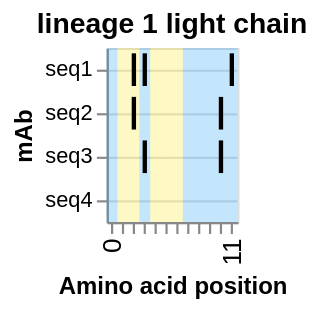

The specification (Vega-Lite) saved for this image:
### Vega-Lite specification from a JSON file in a GitHub repository (floating-point values rounded to 4 significant figures)
{"config": {"view": {"continuousWidth": 400, "continuousHeight": 300}}, "layer": [{"data": {"name": "data-638b040a212845bb1b8796f80898801f"}, "mark": {"type": "rect", "color": "#169cf5", "opacity": 0.25}, "encoding": {"x": {"type": "ordinal", "field": "position"}}, "width": {"step": 5}}, {"data": {"name": "data-2f919e7dfc55b766487174369333eaec"}, "mark": {"type": "rect", "color": "#f5e216", "opacity": 0.25}, "encoding": {"x": {"type": "ordinal", "field": "position"}}, "width": {"step": 5}}, {"data": {"name": "data-3ec72f5f47483f43a2c381b8a7082a89"}, "mark": {"type": "tick", "opacity": 1, "thickness": 2}, "encoding": {"color": {"type": "nominal", "field": "real_mut", "legend": null, "scale": {"domain": [true, false], "range": ["black", "transparent"]}}, "x": {"type": "ordinal", "axis": {"grid": false, "labelFontSize": 12, "labelOverlap": "parity", "labelSeparation": 10}, "field": "position", "title": "Amino acid position"}, "y": {"type": "nominal", "axis": {"grid": true, "labels": true, "orient": "left", "title": "mAb"}, "field": "seq_id", "sort": ["seq1", "seq2", "seq3", "seq4"], "title": "sequence"}}, "title": "lineage 1 light chain", "width": {"step": 5}}], "$schema": "https://vega.github.io/schema/vega-lite/v5.json", "datasets": {"data-638b040a212845bb1b8796f80898801f": [{"type": "naive", "index": 0, "seq_id": "seq1", "position": 0, "mut_from": "A", "mut_to": "A", "region": "Framework", "framework": true, "radical": false, "real_mut": false}, {"type": "naive", "index": 0, "seq_id": "seq1", "position": 3, "mut_from": "T", "mut_to": "G", "region": "Framework", "framework": true, "radical": false, "real_mut": true}, {"type": "naive", "index": 0, "seq_id": "seq1", "position": 7, "mut_from": "G", "mut_to": "G", "region": "Framework", "framework": true, "radical": false, "real_mut": false}, {"type": "naive", "index": 0, "seq_id": "seq1", "position": 8, "mut_from": "A", "mut_to": "A", "region": "Framework", "framework": true, "radical": false, "real_mut": false}, {"type": "naive", "index": 0, "seq_id": "seq1", "position": 9, "mut_from": "T", "mut_to": "T", "region": "Framework", "framework": true, "radical": false, "real_mut": false}, {"type": "naive", "index": 0, "seq_id": "seq1", "position": 10, "mut_from": "C", "mut_to": "C", "region": "Framework", "framework": true, "radical": false, "real_mut": false}, {"type": "naive", "index": 0, "seq_id": "seq1", "position": 11, "mut_from": "A", "mut_to": "G", "region": "Framework", "framework": true, "radical": false, "real_mut": true}], "data-2f919e7dfc55b766487174369333eaec": [{"type": "naive", "index": 0, "seq_id": "seq1", "position": 1, "mut_from": "T", "mut_to": "T", "region": "CDR", "framework": false, "radical": false, "real_mut": false}, {"type": "naive", "index": 0, "seq_id": "seq1", "position": 2, "mut_from": "T", "mut_to": "C", "region": "CDR", "framework": false, "radical": true, "real_mut": true}, {"type": "naive", "index": 0, "seq_id": "seq1", "position": 4, "mut_from": "A", "mut_to": "A", "region": "CDR", "framework": false, "radical": false, "real_mut": false}, {"type": "naive", "index": 0, "seq_id": "seq1", "position": 5, "mut_from": "T", "mut_to": "T", "region": "CDR", "framework": false, "radical": false, "real_mut": false}, {"type": "naive", "index": 0, "seq_id": "seq1", "position": 6, "mut_from": "C", "mut_to": "C", "region": "CDR", "framework": false, "radical": false, "real_mut": false}], "data-3ec72f5f47483f43a2c381b8a7082a89": [{"type": "naive", "index": 0, "seq_id": "seq1", "position": 0, "mut_from": "A", "mut_to": "A", "region": "Framework", "framework": true, "radical": false, "real_mut": false}, {"type": "naive", "index": 0, "seq_id": "seq1", "position": 1, "mut_from": "T", "mut_to": "T", "region": "CDR", "framework": false, "radical": false, "real_mut": false}, {"type": "naive", "index": 0, "seq_id": "seq1", "position": 2, "mut_from": "T", "mut_to": "C", "region": "CDR", "framework": false, "radical": true, "real_mut": true}, {"type": "naive", "index": 0, "seq_id": "seq1", "position": 3, "mut_from": "T", "mut_to": "G", "region": "Framework", "framework": true, "radical": false, "real_mut": true}, {"type": "naive", "index": 0, "seq_id": "seq1", "position": 4, "mut_from": "A", "mut_to": "A", "region": "CDR", "framework": false, "radical": false, "real_mut": false}, {"type": "naive", "index": 0, "seq_id": "seq1", "position": 5, "mut_from": "T", "mut_to": "T", "region": "CDR", "framework": false, "radical": false, "real_mut": false}, {"type": "naive", "index": 0, "seq_id": "seq1", "position": 6, "mut_from": "C", "mut_to": "C", "region": "CDR", "framework": false, "radical": false, "real_mut": false}, {"type": "naive", "index": 0, "seq_id": "seq1", "position": 7, "mut_from": "G", "mut_to": "G", "region": "Framework", "framework": true, "radical": false, "real_mut": false}, {"type": "naive", "index": 0, "seq_id": "seq1", "position": 8, "mut_from": "A", "mut_to": "A", "region": "Framework", "framework": true, "radical": false, "real_mut": false}, {"type": "naive", "index": 0, "seq_id": "seq1", "position": 9, "mut_from": "T", "mut_to": "T", "region": "Framework", "framework": true, "radical": false, "real_mut": false}, {"type": "naive", "index": 0, "seq_id": "seq1", "position": 10, "mut_from": "C", "mut_to": "C", "region": "Framework", "framework": true, "radical": false, "real_mut": false}, {"type": "naive", "index": 0, "seq_id": "seq1", "position": 11, "mut_from": "A", "mut_to": "G", "region": "Framework", "framework": true, "radical": false, "real_mut": true}, {"type": "lineage_member", "index": 1, "seq_id": " seq2", "position": 0, "mut_from": "A", "mut_to": "A", "region": "Framework", "framework": true, "radical": false, "real_mut": false}, {"type": "lineage_member", "index": 1, "seq_id": " seq2", "position": 1, "mut_from": "T", "mut_to": "T", "region": "CDR", "framework": false, "radical": false, "real_mut": false}, {"type": "lineage_member", "index": 1, "seq_id": " seq2", "position": 2, "mut_from": "T", "mut_to": "C", "region": "CDR", "framework": false, "radical": true, "real_mut": true}, {"type": "lineage_member", "index": 1, "seq_id": " seq2", "position": 3, "mut_from": "T", "mut_to": "T", "region": "Framework", "framework": true, "radical": false, "real_mut": false}, {"type": "lineage_member", "index": 1, "seq_id": " seq2", "position": 4, "mut_from": "A", "mut_to": "A", "region": "CDR", "framework": false, "radical": false, "real_mut": false}, {"type": "lineage_member", "index": 1, "seq_id": " seq2", "position": 5, "mut_from": "T", "mut_to": "T", "region": "CDR", "framework": false, "radical": false, "real_mut": false}, {"type": "lineage_member", "index": 1, "seq_id": " seq2", "position": 6, "mut_from": "C", "mut_to": "C", "region": "CDR", "framework": false, "radical": false, "real_mut": false}, {"type": "lineage_member", "index": 1, "seq_id": " seq2", "position": 7, "mut_from": "G", "mut_to": "G", "region": "Framework", "framework": true, "radical": false, "real_mut": false}, {"type": "lineage_member", "index": 1, "seq_id": " seq2", "position": 8, "mut_from": "A", "mut_to": "A", "region": "Framework", "framework": true, "radical": false, "real_mut": false}, {"type": "lineage_member", "index": 1, "seq_id": " seq2", "position": 9, "mut_from": "T", "mut_to": "T", "region": "Framework", "framework": true, "radical": false, "real_mut": false}, {"type": "lineage_member", "index": 1, "seq_id": " seq2", "position": 10, "mut_from": "C", "mut_to": "A", "region": "Framework", "framework": true, "radical": true, "real_mut": true}, {"type": "lineage_member", "index": 1, "seq_id": " seq2", "position": 11, "mut_from": "A", "mut_to": "A", "region": "Framework", "framework": true, "radical": false, "real_mut": false}, {"type": "lineage_member", "index": 2, "seq_id": "  seq3", "position": 0, "mut_from": "A", "mut_to": "A", "region": "Framework", "framework": true, "radical": false, "real_mut": false}, {"type": "lineage_member", "index": 2, "seq_id": "  seq3", "position": 1, "mut_from": "T", "mut_to": "T", "region": "CDR", "framework": false, "radical": false, "real_mut": false}, {"type": "lineage_member", "index": 2, "seq_id": "  seq3", "position": 2, "mut_from": "T", "mut_to": "T", "region": "CDR", "framework": false, "radical": false, "real_mut": false}, {"type": "lineage_member", "index": 2, "seq_id": "  seq3", "position": 3, "mut_from": "T", "mut_to": "G", "region": "Framework", "framework": true, "radical": false, "real_mut": true}, {"type": "lineage_member", "index": 2, "seq_id": "  seq3", "position": 4, "mut_from": "A", "mut_to": "A", "region": "CDR", "framework": false, "radical": false, "real_mut": false}, {"type": "lineage_member", "index": 2, "seq_id": "  seq3", "position": 5, "mut_from": "T", "mut_to": "T", "region": "CDR", "framework": false, "radical": false, "real_mut": false}, {"type": "lineage_member", "index": 2, "seq_id": "  seq3", "position": 6, "mut_from": "C", "mut_to": "C", "region": "CDR", "framework": false, "radical": false, "real_mut": false}, {"type": "lineage_member", "index": 2, "seq_id": "  seq3", "position": 7, "mut_from": "G", "mut_to": "G", "region": "Framework", "framework": true, "radical": false, "real_mut": false}, {"type": "lineage_member", "index": 2, "seq_id": "  seq3", "position": 8, "mut_from": "A", "mut_to": "A", "region": "Framework", "framework": true, "radical": false, "real_mut": false}, {"type": "lineage_member", "index": 2, "seq_id": "  seq3", "position": 9, "mut_from": "T", "mut_to": "T", "region": "Framework", "framework": true, "radical": false, "real_mut": false}, {"type": "lineage_member", "index": 2, "seq_id": "  seq3", "position": 10, "mut_from": "C", "mut_to": "A", "region": "Framework", "framework": true, "radical": true, "real_mut": true}, {"type": "lineage_member", "index": 2, "seq_id": "  seq3", "position": 11, "mut_from": "A", "mut_to": "A", "region": "Framework", "framework": true, "radical": false, "real_mut": false}, {"type": "lineage_member", "index": 3, "seq_id": "   seq4", "position": 0, "mut_from": "A", "mut_to": "A", "region": "Framework", "framework": true, "radical": false, "real_mut": false}, {"type": "lineage_member", "index": 3, "seq_id": "   seq4", "position": 1, "mut_from": "T", "mut_to": "T", "region": "CDR", "framework": false, "radical": false, "real_mut": false}, {"type": "lineage_member", "index": 3, "seq_id": "   seq4", "position": 2, "mut_from": "T", "mut_to": "T", "region": "CDR", "framework": false, "radical": false, "real_mut": false}, {"type": "lineage_member", "index": 3, "seq_id": "   seq4", "position": 3, "mut_from": "T", "mut_to": "T", "region": "Framework", "framework": true, "radical": false, "real_mut": false}, {"type": "lineage_member", "index": 3, "seq_id": "   seq4", "position": 4, "mut_from": "A", "mut_to": "A", "region": "CDR", "framework": false, "radical": false, "real_mut": false}, {"type": "lineage_member", "index": 3, "seq_id": "   seq4", "position": 5, "mut_from": "T", "mut_to": "T", "region": "CDR", "framework": false, "radical": false, "real_mut": false}, {"type": "lineage_member", "index": 3, "seq_id": "   seq4", "position": 6, "mut_from": "C", "mut_to": "C", "region": "CDR", "framework": false, "radical": false, "real_mut": false}, {"type": "lineage_member", "index": 3, "seq_id": "   seq4", "position": 7, "mut_from": "G", "mut_to": "G", "region": "Framework", "framework": true, "radical": false, "real_mut": false}, {"type": "lineage_member", "index": 3, "seq_id": "   seq4", "position": 8, "mut_from": "A", "mut_to": "A", "region": "Framework", "framework": true, "radical": false, "real_mut": false}, {"type": "lineage_member", "index": 3, "seq_id": "   seq4", "position": 9, "mut_from": "T", "mut_to": "T", "region": "Framework", "framework": true, "radical": false, "real_mut": false}, {"type": "lineage_member", "index": 3, "seq_id": "   seq4", "position": 10, "mut_from": "C", "mut_to": "C", "region": "Framework", "framework": true, "radical": false, "real_mut": false}, {"type": "lineage_member", "index": 3, "seq_id": "   seq4", "position": 11, "mut_from": "A", "mut_to": "A", "region": "Framework", "framework": true, "radical": false, "real_mut": false}]}}
